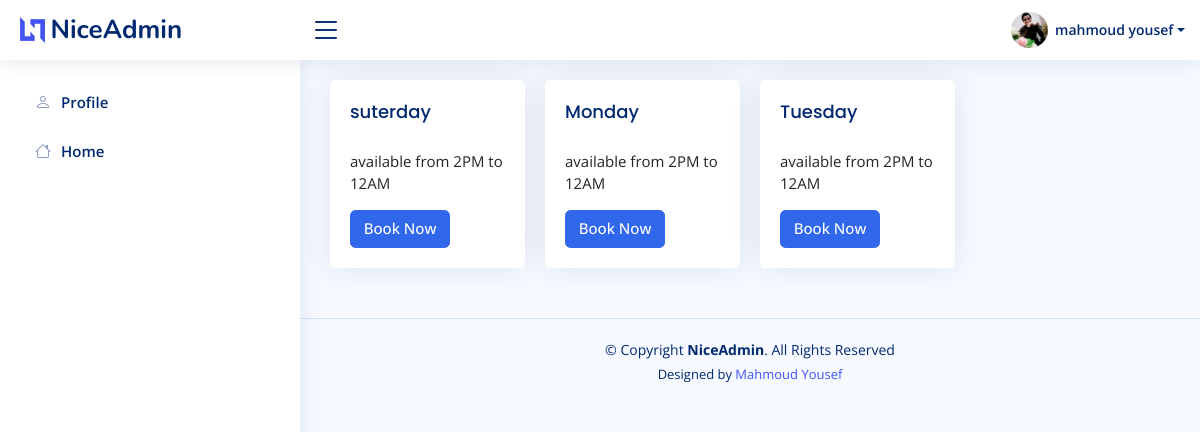
Page / (signed in) on the earlier database version.
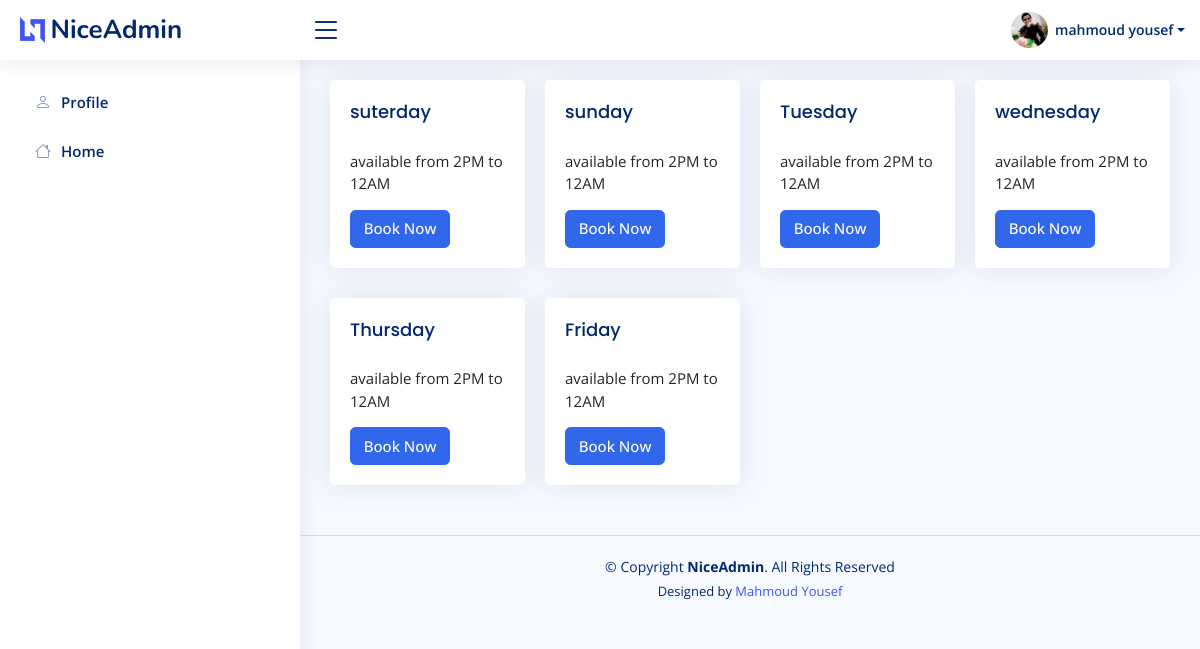
Same page on the later database version.
### accounts/models.py (models this page shows, shortened)
class Profile(models.Model):
    user = models.OneToOneField(Account,on_delete=models.CASCADE)
    full_name = models.CharField(max_length=50, null= True)
    phone_number = models.CharField(max_length=20)
    address = models.CharField(max_length=50)
    image = models.ImageField(upload_to='users/')
    about = models.TextField(max_length=4000 , blank=True , null=True)
    country = models.CharField(max_length=50 ,blank=True, null=True)
    company = models.CharField(max_length=100 ,blank=True, null=True)
    address_line_1 = models.CharField( max_length=50 , blank=True)
    address_line_2 = models.CharField( max_length=50 , blank=True)
    fb_link = models.URLField( max_length=200 , blank=True , null=True)
    twitter_link = models.URLField( max_length=200, blank=True , null=True)
    instagram_link = models.URLField( max_length=200, blank=True , null=True)
    linked_in_link = models.URLField( max_length=200, blank=True , null=True)
    headline = models.CharField(max_length=50 , blank=True, null=True)
    city = models.CharField(max_length=50 ,blank=True, null=True)
    def full_name(self):
        return f'{self.user.first_name} {self.user.last_name}'

class Account(AbstractBaseUser):
    first_name      = models.CharField(max_length=50)
    last_name       = models.CharField(max_length=50)
    username        = models.CharField(max_length=50, unique=True)
    email           = models.EmailField(max_length=100, unique=True)
    phone_number    = models.CharField(max_length=50)
    date_joined     = models.DateTimeField(auto_now_add=True)
    last_login      = models.DateTimeField(auto_now_add=True)
    is_admin        = models.BooleanField(default=False)
    is_staff        = models.BooleanField(default=False)
    is_active        = models.BooleanField(default=False)
    is_superadmin        = models.BooleanField(default=False)
    USERNAME_FIELD = 'email'
    REQUIRED_FIELDS = ['username', 'first_name', 'last_name']
    objects = MyAccountManager()

class Day(models.Model):
    name = models.CharField(max_length=50)
    caption = models.CharField( max_length=5000)
    slug = models.SlugField(null=True,blank=True)
    def get_absolute_url(self):
        return reverse("day_detail", kwargs={"slug": self.slug})
    def __str__(self):
        return self.name

### project/views.py (the view)
# urls.py: 2. Add a URL to urlpatterns:  path('', views.home, name='home')
def home(request):
    days = Day.objects.all()
    context = {
        'days':days
    }
    return render(request, 'home.html' , context)

### accounts/profile.py (called while the page is built)
def myprofile(request):
    current_user = request.user
    profile = None
    if  current_user.is_authenticated:
        profile = Profile.objects.get(user=current_user)
    return dict(profile=profile)

### templates/home.html (shortened to what this page needs)
{% extends 'base.html' %}
{% load static %}
{% block body %}
<main id="main" class="main">
    <section class="section">
        <div class="row">
            {% for day in days %}
            <div class="col-sm-3">
                <div class="card">
                    <div class="card-body">
                        <h5 class="card-title">{{day}}</h5>
                        <p class="card-text">{{day.caption}}</p>
                        <a href="{{day.get_absolute_url}}"  class="btn btn-primary text-center">Book Now</a>
                    </div>
                </div>
            </div>
            {% endfor %}
        </div>
    </section>
</main>
{% endblock body%}

### templates/base.html (shortened to what this page needs)
{% load static %}
<!DOCTYPE HTML>
<html lang="en">
<head>
	<link href="{% static 'vendor/bootstrap/css/bootstrap.min.css'%}" rel="stylesheet">
	<link href="{% static 'vendor/bootstrap-icons/bootstrap-icons.css'%}" rel="stylesheet">
	<link href="{% static 'vendor/boxicons/css/boxicons.min.css'%}" rel="stylesheet">
	<link href="{% static 'vendor/quill/quill.snow.css'%}" rel="stylesheet">
	<link href="{% static 'vendor/quill/quill.bubble.css'%}" rel="stylesheet">
	<link href="{% static 'vendor/remixicon/remixicon.css'%}" rel="stylesheet">
	<link href="{% static 'vendor/simple-datatables/style.css'%}" rel="stylesheet">
    <link href="{% static 'style2/css/bootstrap.css'%}" rel="stylesheet" type="text/css" />
    <link href="{% static 'style2/fonts/fontawesome/css/all.min.css'%}" type="text/css" rel="stylesheet">
    <link href="{% static 'style2/css/ui.css'%}" rel="stylesheet" type="text/css" />
    <link href="{% static 'style2/css/responsive.css'%}" rel="stylesheet" media="only screen and (max-width: 1200px)" />
    <link href="{% static 'style2/css/custum.css'%}" rel="stylesheet" type="text/css" />
    <link rel="stylesheet" href="https://cdnjs.cloudflare.com/ajax/libs/font-awesome/4.7.0/css/font-awesome.min.css">
	<link href="{% static 'css/style.css'%}" rel="stylesheet">
</head>
<body>
	<header id="header" class="header fixed-top d-flex align-items-center">
		<div class="d-flex align-items-center justify-content-between">
			<a href="index.html" class="logo d-flex align-items-center">
				<img src="assets/img/logo.png" alt="">
				<span class="d-none d-lg-block">NiceAdmin</span>
			</a>
			<i class="bi bi-list toggle-sidebar-btn"></i>
		</div>
		<nav class="header-nav ms-auto">
			<ul class="d-flex align-items-center">
				{% if user.id is None %}
				<li class="nav-item dropdown pe-3">
					<a class="nav-link nav-profile d-flex align-items-center pe-0" href="#" data-bs-toggle="dropdown">
						<i class="bi bi-person"></i>
					</a>
					<ul class="dropdown-menu dropdown-menu-end dropdown-menu-arrow profile">
						<li>
							<a class="dropdown-item d-flex align-items-center" href="{% url 'login' %}">
								<i class="bi bi-person"></i>
								<span>Login</span>
							</a>
						</li>
						<li>
							<hr class="dropdown-divider">
						</li>
						<li>
							<a class="dropdown-item d-flex align-items-center" href="{% url 'register' %}">
								<i class="bi bi-person"></i>
								<span>Register</span>
							</a>
						</li>
					</ul>
				</li>
				{% else %}
				<li class="nav-item dropdown pe-3">
					<a class="nav-link nav-profile d-flex align-items-center pe-0" href="#" data-bs-toggle="dropdown">
						{% if profile.image%}
						<img src="{{profile.image.url}}" alt="Profile" class="rounded-circle">
						{% endif %}
						<span class="d-none d-md-block dropdown-toggle ps-2"> {{profile.full_name}}</span>
					</a>
				</li>
				{% endif %}
			</ul>
		</nav>
	</header>
	<aside id="sidebar" class="sidebar">
		<ul class="sidebar-nav" id="sidebar-nav">
			<li class="nav-item">
        <a class="nav-link collapsed" href="{% url 'profile'%}">
          <i class="bi bi-person"></i>
          <span>Profile</span>
        </a>
      </li>
      <li class="nav-item">
        <a class="nav-link collapsed" href="/">
          <i class="bi bi-house"></i>
          <span>Home</span>
        </a>
      </li>
		</ul>
	</aside>
	{% block body %}
	{% endblock body %}
	<footer id="footer" class="footer">
		<div class="copyright">
			&copy; Copyright <strong><span>NiceAdmin</span></strong>. All Rights Reserved
		</div>
		<div class="credits">
			Designed by <a href="https://mmyousef.pythonanywhere.com/">Mahmoud Yousef</a>
		</div>
	</footer>
</body>
</html>

### static/style2/css/ui.css (style rules this page uses)
html { font-family: "Inter", sans-serif; font-size: 15px; }

### static/css/style.css (style rules this page uses)
:root { scroll-behavior: smooth; }
body { font-family: "Open Sans", sans-serif; background: #f6f9ff; color: #444444; }
a { color: #4154f1; text-decoration: none; }
h1, h2, h3, h4, h5, h6 { font-family: "Nunito", sans-serif; }
#main { margin-top: 60px; padding: 20px 30px; transition: all 0.3s; }
.card { margin-bottom: 30px; border: none; border-radius: 5px; box-shadow: 0px 0 30px rgba(1, 41, 112, 0.1); }
.card-title { padding: 20px 0 15px 0; font-size: 18px; font-weight: 500; color: #012970; font-family: "Poppins", sans-serif; }
.card-body { padding: 0 20px 20px 20px; }
.logo { line-height: 1; }
@media (min-width: 1200px) { .logo { width: 280px; } }
.logo img { max-height: 26px; margin-right: 6px; }
.logo span { font-size: 26px; font-weight: 700; color: #012970; font-family: "Nunito", sans-serif; }
.header { transition: all 0.5s; z-index: 997; height: 60px; box-shadow: 0px 2px 20px rgba(1, 41, 112, 0.1); background-color: #fff; padding-left: 20px; }
.header .toggle-sidebar-btn { font-size: 32px; padding-left: 10px; cursor: pointer; color: #012970; }
.header-nav ul { list-style: none; }
.header-nav>ul { margin: 0; padding: 0; }
.header-nav .nav-profile { color: #012970; }
.header-nav .nav-profile img { max-height: 36px; }
.header-nav .nav-profile span { font-size: 14px; font-weight: 600; }
.sidebar { position: fixed; top: 60px; left: 0; bottom: 0; width: 300px; z-index: 996; transition: all 0.3s; padding: 20px; overflow-y: auto; scrollbar-width: thin; scrollbar-color: #aab7cf transparent; box-shadow: 0px 0px 20px rgba(1, 41, 112, 0.1); background-color: #fff; }
@media (min-width: 1200px) { #main, #footer { margin-left: 300px; } }
.sidebar-nav { padding: 0; margin: 0; list-style: none; }
.sidebar-nav li { padding: 0; margin: 0; list-style: none; }
.sidebar-nav .nav-item { margin-bottom: 5px; }
.sidebar-nav .nav-link { display: flex; align-items: center; font-size: 15px; font-weight: 600; color: #4154f1; transition: 0.3; background: #f6f9ff; padding: 10px 15px; border-radius: 4px; }
.sidebar-nav .nav-link i { font-size: 16px; margin-right: 10px; color: #4154f1; }
.sidebar-nav .nav-link.collapsed { color: #012970; background: #fff; }
.sidebar-nav .nav-link.collapsed i { color: #899bbd; }
.footer { padding: 20px 0; font-size: 14px; transition: all 0.3s; border-top: 1px solid #cddfff; }
.footer .copyright { text-align: center; color: #012970; }
.footer .credits { padding-top: 5px; text-align: center; font-size: 13px; color: #012970; }

Differences in the rows shown:
removed Day: name "Monday", caption "available from 2PM to 12AM"
added Day: name "sunday", caption "available from 2PM to 12AM"
added Day: name "wednesday", caption "available from 2PM to 12AM"
added Day: name "Thursday", caption "available from 2PM to 12AM"
added Day: name "Friday", caption "available from 2PM to 12AM"
